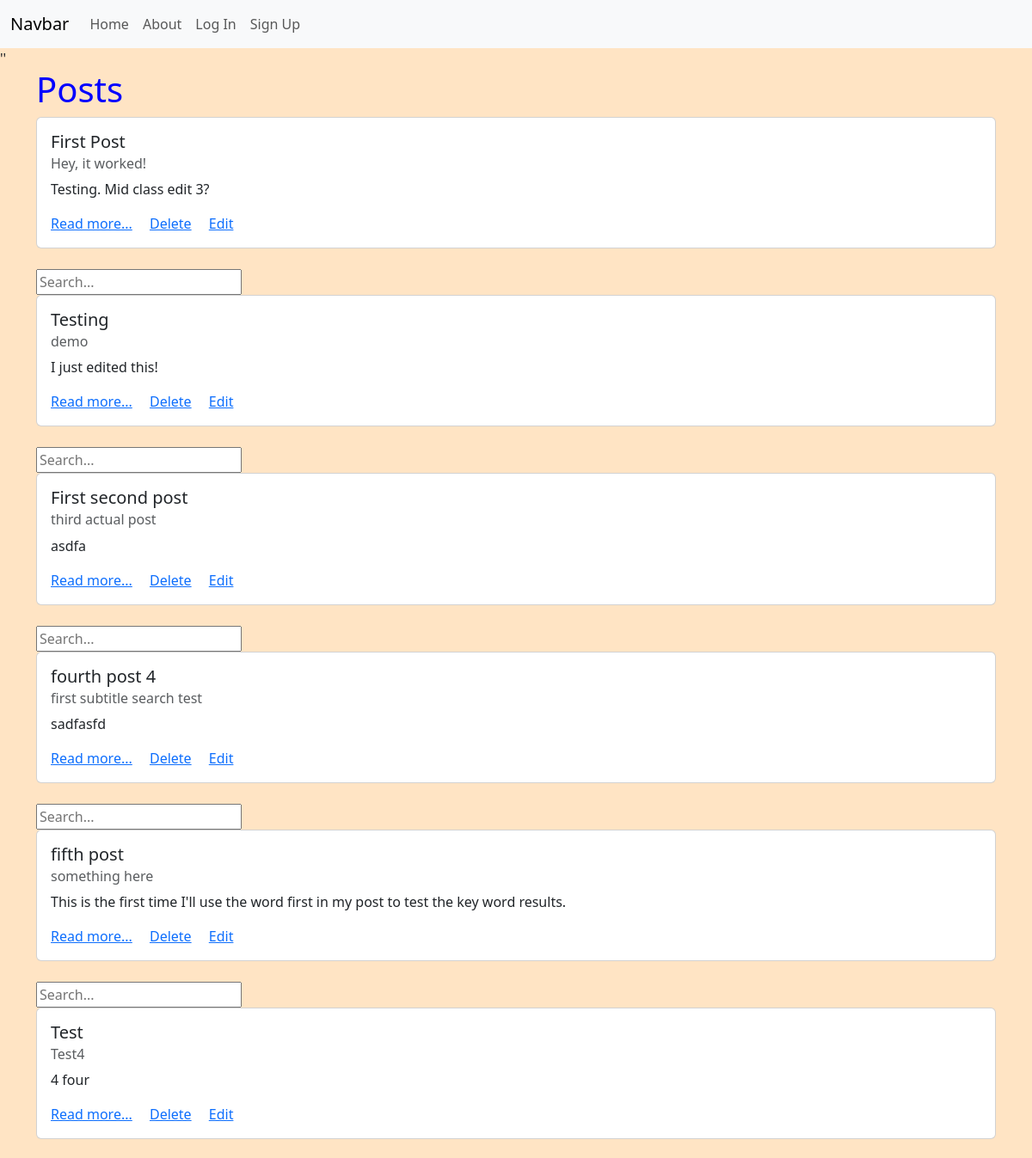
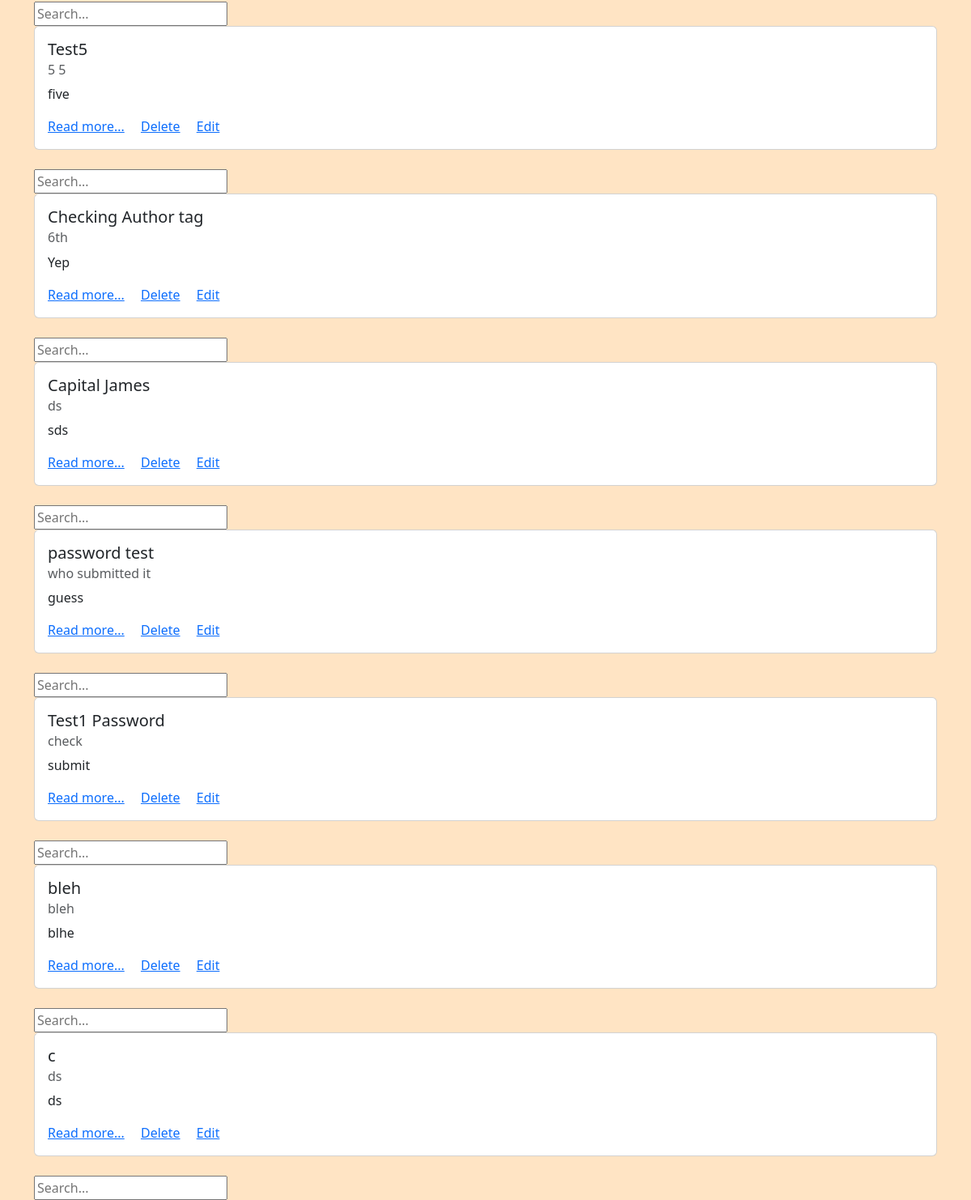
The app's page /posts/list/ with its own data (2 pictures, top to bottom).
### posts/models.py (models this page shows, shortened)
class Post(models.Model):
    title = models.CharField(max_length=128)
    subtitle = models.CharField(max_length=128)
    author = models.ForeignKey(
        'auth.User',
        on_delete=models.CASCADE
    )
    body = models.TextField()
    created_on = models.DateTimeField(auto_now_add=True)
    active = models.BooleanField(default=True)

### posts/views.py (the view)
# urls.py: path("list/",PostListView.as_view(), name="list"),
class PostListView(ListView):
    template_name = "posts/list.html"
    model = Post

### templates/posts/list.html (shortened to what this page needs)
{% extends 'base.html' %}
{% block content %}
<h1>Posts</h1>
    {% for post in post_list %}
        <div class="card">
            <div class="card-body">
                <h5 class="card-title">{{ post.title }}</h5>
                <h6 class="card-subtitle mb-2 text-muted">{{ post.subtitle }}</h6>
                <p class="card-text">{{ post.body|truncatechars:500  }}</p>
                <a href="{% url 'detail' post.id %}" class="card-link">Read more...</a>
                <a href="{% url 'delete' post.id %}" class="card-link">Delete</a>
                <a href="{% url 'edit' post.id %}" class="card-link">Edit</a>
            </div>
        </div>
        <br>
        <form action="{% url 'search' %}" method="get">
            <input name="q" type="text" placeholder="Search...">
        </form>
    {% endfor %}
{% endblock content %}

### static/blog/base.css (style rules this page uses)
.container h1 { color: blue; }
body { background-color: bisque; }

### records on screen
Post: title "First Post", subtitle "Hey, it worked!", body "Testing. Mid class edit 3?"
Post: title "Testing", subtitle "demo", body "I just edited this!"
Post: title "First second post", subtitle "third actual post", body "asdfa"
Post: title "fourth post 4", subtitle "first subtitle search test", body "sadfasfd"
Post: title "fifth post", subtitle "something here", body "This is the first time I'll use the word first in my post to test the key word results."
Post: title "Test", subtitle "Test4", body "4 four"
Post: title "Test5", subtitle "5 5", body "five"
Post: title "Checking Author tag", subtitle "6th", body "Yep"
Post: title "Capital James", subtitle "ds", body "sds"
Post: title "password test", subtitle "who submitted it", body "guess"
Post: title "Test1 Password", subtitle "check", body "submit"
Post: title "bleh", subtitle "bleh", body "blhe"
Post: title "c", subtitle "ds", body "ds"
